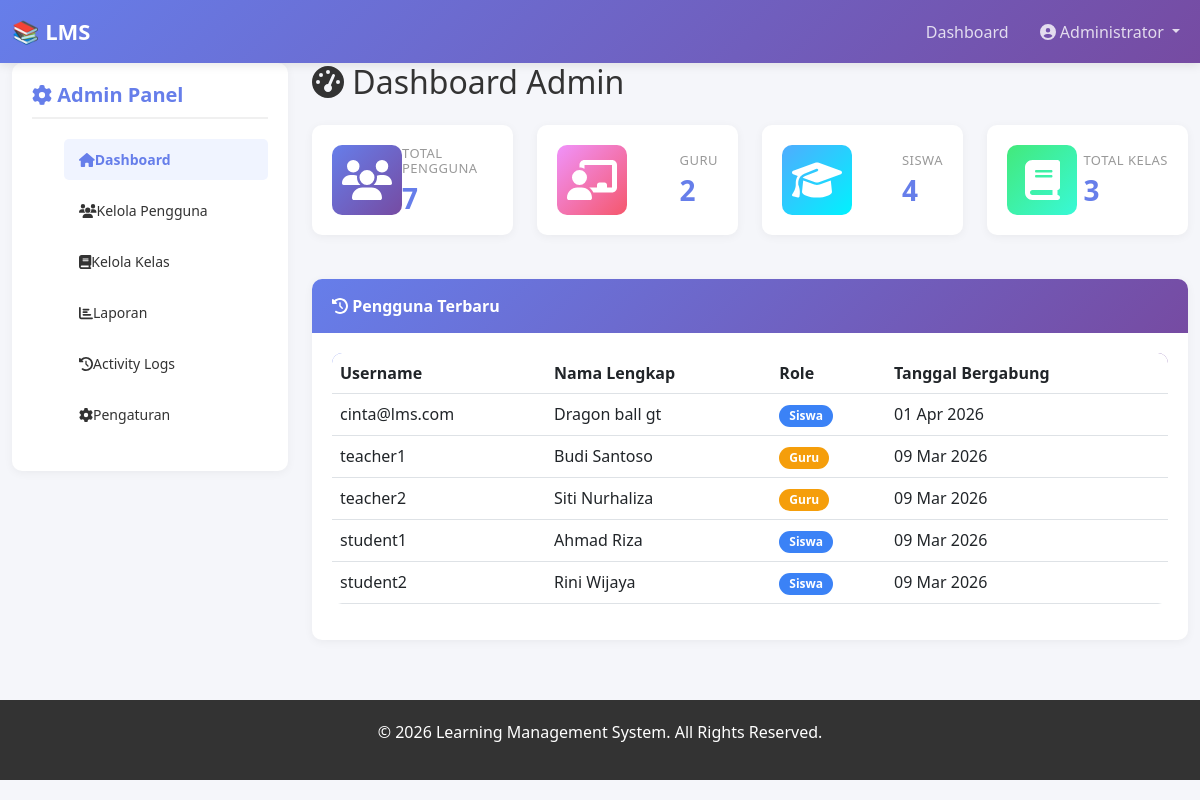
Page /admin/dashboard.php (signed in) on the committed database.
### tables this page shows
CREATE TABLE `users` (
  `id` int(11) NOT NULL,
  `username` varchar(50) NOT NULL,
  `email` varchar(100) NOT NULL,
  `password` varchar(300) DEFAULT NULL,
  `full_name` varchar(100) NOT NULL,
  `phone` varchar(15) DEFAULT NULL,
  `role` enum('admin','teacher','student') NOT NULL,
  `avatar` varchar(255) DEFAULT NULL,
  `bio` text DEFAULT NULL,
  `status` enum('active','inactive') DEFAULT 'active',
  `created_at` timestamp NOT NULL DEFAULT current_timestamp(),
  `updated_at` timestamp NOT NULL DEFAULT current_timestamp() ON UPDATE current_timestamp()
);

### admin/dashboard.php (the view, shortened to what this page needs)
<?php
require '../includes/config.php';
$stats = [];
$result = $conn->query("SELECT COUNT(*) as count FROM users");
$stats['total_users'] = $result->fetch_assoc()['count'];
$result = $conn->query("SELECT COUNT(*) as count FROM users WHERE role = 'teacher'");
$stats['total_teachers'] = $result->fetch_assoc()['count'];
$result = $conn->query("SELECT COUNT(*) as count FROM users WHERE role = 'student'");
$stats['total_students'] = $result->fetch_assoc()['count'];
$result = $conn->query("SELECT COUNT(*) as count FROM classes");
$stats['total_classes'] = $result->fetch_assoc()['count'];
$result = $conn->query("SELECT COUNT(*) as count FROM assignments");
$stats['total_assignments'] = $result->fetch_assoc()['count'];
$recent_users_query = "SELECT id, username, full_name, role, created_at FROM users ORDER BY created_at DESC LIMIT 5";
$recent_users = $conn->query($recent_users_query);
require '../includes/header.php';
?>
<div class="col-md-3 mb-4">
    <div class="sidebar">
        <h5><i class="fas fa-cog"></i> Admin Panel</h5>
        <ul class="sidebar-menu">
            <li><a href="dashboard.php" class="active"><i class="fas fa-home"></i> Dashboard</a></li>
            <li><a href="users.php"><i class="fas fa-users"></i> Kelola Pengguna</a></li>
            <li><a href="classes.php"><i class="fas fa-book"></i> Kelola Kelas</a></li>
            <li><a href="reports.php"><i class="fas fa-chart-bar"></i> Laporan</a></li>
            <li><a href="logs.php"><i class="fas fa-history"></i> Activity Logs</a></li>
            <li><a href="settings.php"><i class="fas fa-cog"></i> Pengaturan</a></li>
        </ul>
    </div>
</div>
<div class="col-md-9">
    <h2 class="mb-4"><i class="fas fa-tachometer-alt"></i> Dashboard Admin</h2>
    <div class="row">
        <div class="col-md-6 col-lg-3">
            <div class="stat-card">
                <div>
                    <div class="stat-icon stat-icon-1"><i class="fas fa-users"></i></div>
                </div>
                <div class="stat-content">
                    <h6>Total Pengguna</h6>
                    <h3><?php echo $stats['total_users']; ?></h3>
                </div>
            </div>
        </div>
        <div class="col-md-6 col-lg-3">
            <div class="stat-card">
                <div>
                    <div class="stat-icon stat-icon-2"><i class="fas fa-chalkboard-user"></i></div>
                </div>
                <div class="stat-content">
                    <h6>Guru</h6>
                    <h3><?php echo $stats['total_teachers']; ?></h3>
                </div>
            </div>
        </div>
        <div class="col-md-6 col-lg-3">
            <div class="stat-card">
                <div>
                    <div class="stat-icon stat-icon-3"><i class="fas fa-graduation-cap"></i></div>
                </div>
                <div class="stat-content">
                    <h6>Siswa</h6>
                    <h3><?php echo $stats['total_students']; ?></h3>
                </div>
            </div>
        </div>
        <div class="col-md-6 col-lg-3">
            <div class="stat-card">
                <div>
                    <div class="stat-icon stat-icon-4"><i class="fas fa-book"></i></div>
                </div>
                <div class="stat-content">
                    <h6>Total Kelas</h6>
                    <h3><?php echo $stats['total_classes']; ?></h3>
                </div>
            </div>
        </div>
    </div>
    <div class="card mt-4">
        <div class="card-header">
            <i class="fas fa-history"></i> Pengguna Terbaru
        </div>
        <div class="card-body">
            <div class="table-responsive">
                <table class="table">
                    <thead>
                        <tr>
                            <th>Username</th>
                            <th>Nama Lengkap</th>
                            <th>Role</th>
                            <th>Tanggal Bergabung</th>
                        </tr>
                    </thead>
                    <tbody>
                        <?php while ($user = $recent_users->fetch_assoc()): ?>
                            <tr>
                                <td><?php echo $user['username']; ?></td>
                                <td><?php echo $user['full_name']; ?></td>
                                <td>
                                    <?php
                                    $role_badge = ['admin' => 'danger', 'teacher' => 'warning', 'student' => 'info'];
                                    $role_text = ['admin' => 'Admin', 'teacher' => 'Guru', 'student' => 'Siswa'];
                                    ?>
                                    <span class="badge badge-<?php echo $role_badge[$user['role']]; ?>">
                                        <?php echo $role_text[$user['role']]; ?>
                                    </span>
                                </td>
                                <td><?php echo date('d M Y', strtotime($user['created_at'])); ?></td>
                            </tr>
                        <?php endwhile; ?>
                    </tbody>
                </table>
            </div>
        </div>
    </div>
</div>
<?php require '../includes/footer.php'; ?>

### assets/css/style.css (style rules this page uses)
* { margin: 0; padding: 0; box-sizing: border-box; }
body { font-family: 'Segoe UI', Tahoma, Geneva, Verdana, sans-serif; background-color: #f5f6fa; color: #333; }
.sidebar { background: white; border-radius: 10px; padding: 20px; box-shadow: 0 2px 10px rgba(0, 0, 0, 0.05); position: sticky; top: 20px; height: fit-content; }
.sidebar h5 { color: #667eea; font-weight: bold; margin-bottom: 20px; padding-bottom: 10px; border-bottom: 2px solid #f0f0f0; }
.sidebar-menu { list-style: none; }
.sidebar-menu li { margin-bottom: 10px; }
.sidebar-menu a { color: #333; text-decoration: none; display: flex; align-items: center; padding: 10px 15px; border-radius: 5px; transition: 0.3s; font-size: 14px; }
.sidebar-menu a:hover, .sidebar-menu a.active { background: #f0f4ff; color: #667eea; font-weight: bold; }
.card { border: none; border-radius: 10px; box-shadow: 0 2px 10px rgba(0, 0, 0, 0.05); transition: 0.3s; margin-bottom: 20px; }
.card-header { background: linear-gradient(135deg, #667eea 0%, #764ba2 100%); color: white; border: none; border-radius: 10px 10px 0 0 !important; padding: 15px 20px; font-weight: bold; }
.card-body { padding: 20px; }
.table { background: white; border-radius: 10px; overflow: hidden; }
.table thead { background: linear-gradient(135deg, #667eea 0%, #764ba2 100%); color: white; }
.badge { padding: 5px 10px; border-radius: 20px; font-size: 12px; }
.badge-warning { background: #f59e0b; }
.badge-info { background: #3b82f6; }
.stat-card { background: white; border-radius: 10px; padding: 20px; box-shadow: 0 2px 10px rgba(0, 0, 0, 0.05); display: flex; justify-content: space-between; align-items: center; margin-bottom: 20px; }
.stat-card .stat-icon { font-size: 40px; width: 70px; height: 70px; border-radius: 10px; display: flex; align-items: center; justify-content: center; color: white; }
.stat-card .stat-content h6 { font-size: 13px; color: #999; margin: 0; text-transform: uppercase; letter-spacing: 0.5px; }
.stat-card .stat-content h3 { font-size: 28px; font-weight: bold; color: #667eea; margin: 5px 0 0 0; }
.stat-icon-1 { background: linear-gradient(135deg, #667eea 0%, #764ba2 100%); }
.stat-icon-2 { background: linear-gradient(135deg, #f093fb 0%, #f5576c 100%); }
.stat-icon-3 { background: linear-gradient(135deg, #4facfe 0%, #00f2fe 100%); }
.stat-icon-4 { background: linear-gradient(135deg, #43e97b 0%, #38f9d7 100%); }

### rows in the picture
users: username "cinta@lms.com", full_name "Dragon ball gt", role "Siswa", created_at "01 Apr 2026"
users: username "teacher1", full_name "Budi Santoso", role "Guru", created_at "09 Mar 2026"
users: username "teacher2", full_name "Siti Nurhaliza", role "Guru", created_at "09 Mar 2026"
users: username "student1", full_name "Ahmad Riza", role "Siswa", created_at "09 Mar 2026"
users: username "student2", full_name "Rini Wijaya", role "Siswa", created_at "09 Mar 2026"

### other values in the picture
substr($full_name, 0, 20) "Administrator"
$stats['total_users'] "7"
$stats['total_teachers'] "2"
$stats['total_students'] "4"
$stats['total_classes'] "3"
